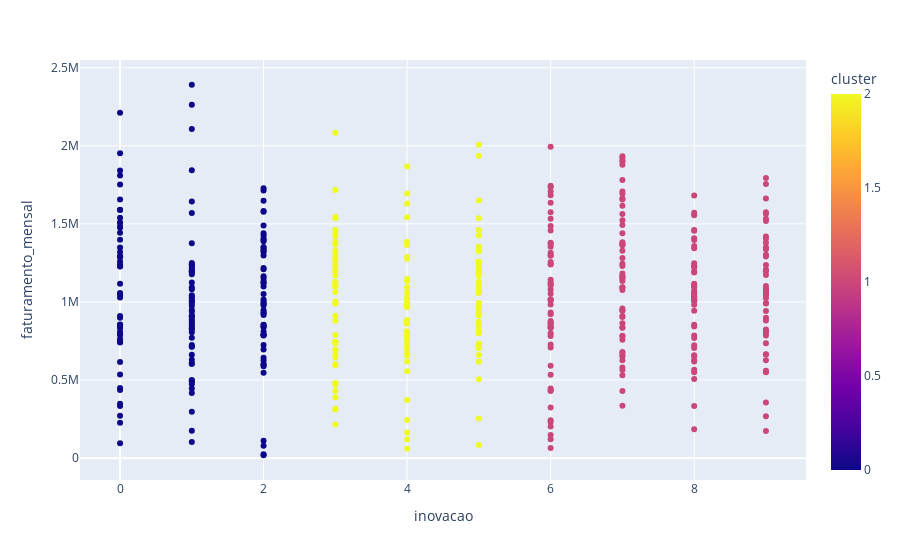

Here is the notebook cell this chart was saved with:
### Code cell
px.scatter(df, x="inovacao", y="faturamento_mensal", color="cluster")

### Figure 1 — Plotly figure (JSON) as saved in the notebook; plotly's stock layout.template omitted (floating-point values rounded to 4 significant figures; data arrays with more than 128 entries replaced by an {"elided": "..."} marker saying what was removed)
{"data": [{"hovertemplate": "inovacao=%{x}<br>faturamento_mensal=%{y}<br>cluster=%{marker.color}<extra></extra>", "legendgroup": "", "marker": {"color": {"elided": "500 int values"}, "coloraxis": "coloraxis", "symbol": "circle"}, "mode": "markers", "name": "", "orientation": "v", "showlegend": false, "type": "scatter", "x": {"elided": "500 int values"}, "xaxis": "x", "y": {"elided": "500 float values"}, "yaxis": "y"}], "layout": {"coloraxis": {"colorbar": {"title": {"text": "cluster"}}, "colorscale": [[0, "#0d0887"], [0.1111, "#46039f"], [0.2222, "#7201a8"], [0.3333, "#9c179e"], [0.4444, "#bd3786"], [0.5556, "#d8576b"], [0.6667, "#ed7953"], [0.7778, "#fb9f3a"], [0.8889, "#fdca26"], [1, "#f0f921"]]}, "legend": {"tracegroupgap": 0}, "margin": {"t": 60}, "xaxis": {"anchor": "y", "domain": [0, 1], "title": {"text": "inovacao"}}, "yaxis": {"anchor": "x", "domain": [0, 1], "title": {"text": "faturamento_mensal"}}}}
